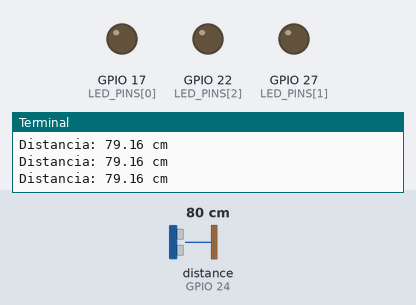
The program below on a simulated Raspberry Pi (BCM pin numbers). On the bench: output pins drawn as LEDs (lit = HIGH), the last lines printed to the terminal. The inputs (shaded band) are chosen by the test bench; at power-on: distance to the obstacle (sensor on GPIO 24) 80 cm. The echo pulse lasts 58.3 µs per cm; threads take turns every 2 ms; the clock reads 2024-03-15 10:24:30 at power-on unless the program sets it; pins used as bus, display or sensor lines are not drawn.

Above: at 1.2 s.
1.3 s: distance to the obstacle (sensor on GPIO 24) set to 2 cm
At 1.46 s:
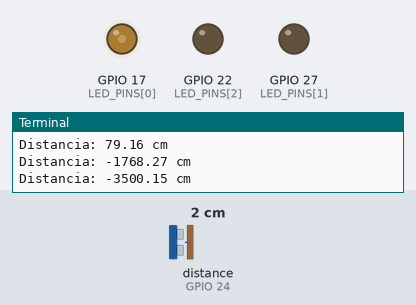
At 1.81 s:
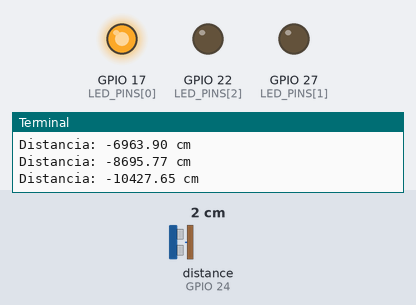
Timing chart, 0 to 10.3 s (numbered marks = the images above; inputs shaded):
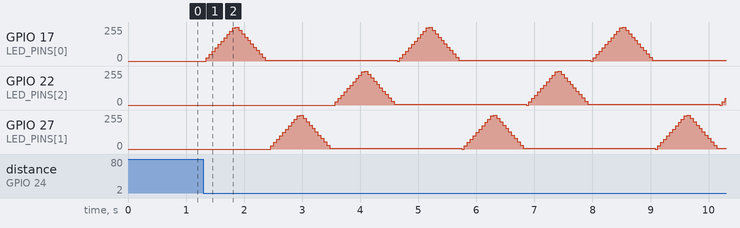

The program:

PruebaV1_sensorDisconPWM.py
```python
import pigpio
import time
import threading

# Configuracion de pines
LED_PINS = [17, 27, 22]                  # Pines de los LEDs
TRIG_PIN = 23                             # Pin TRIG del sensor de distancia
ECHO_PIN = 24                             # Pin ECHO del sensor de distancia

# Conecta a pigpio
pi = pigpio.pi()

# Verifica que la conexion con pigpio fue exitosa
if not pi.connected:
    print("Error al conectar con pigpio daemon")
    exit()

# Configura el pin TRIG como salida y el pin ECHO como entrada
pi.set_mode(TRIG_PIN, pigpio.OUTPUT)
pi.set_mode(ECHO_PIN, pigpio.INPUT)

# Variable global para almacenar la distancia
distancia = 100                           # Inicializamos con un valor alto para que los LEDs inicien apagados
DISTANCIA_ACTIVACION = 30                 # Distancia limite para activar los LEDs
medicion_activa = True                    # Controla el ciclo de medicion

# Funcion para medir distancia continuamente en un hilo separado
def hilo_medicion_distancia():
    global distancia, medicion_activa
    while medicion_activa:
        try:
            # Genera un pulso de 10 microsegundos en el pin TRIG
            pi.write(TRIG_PIN, 1)
            time.sleep(0.00001)               # 10 microsegundos
            pi.write(TRIG_PIN, 0)

            # Temporizador para evitar que el bucle se bloquee
            inicio = time.time()
            timeout = inicio + 0.05           # Timeout de 50ms para evitar bloqueos

            # Espera a que ECHO pase a alto, con timeout
            while pi.read(ECHO_PIN) == 0 and time.time() < timeout:
                inicio = time.time()

            # Espera a que ECHO pase a bajo, con timeout
            timeout = inicio + 0.05           # Otro timeout de 50ms
            while pi.read(ECHO_PIN) == 1 and time.time() < timeout:
                fin = time.time()

            # Calcula el tiempo transcurrido y convierte a distancia
            duracion = fin - inicio
            distancia = (duracion * 34300) / 2  # 34300 cm/s es la velocidad del sonido
            print(f"Distancia: {distancia:.2f} cm")

            # Espera breve antes de la siguiente medicion
            time.sleep(0.1)

        except Exception as e:
            print(f"Error al medir distancia: {e}")
            distancia = 100  # Reinicia distancia a un valor seguro en caso de error

# Inicia el hilo para la medicion de distancia
hilo_distancia = threading.Thread(target=hilo_medicion_distancia)
hilo_distancia.start()

try:
    while True:
        # Si la distancia es menor a DISTANCIA_ACTIVACION, enciende los LEDs con PWM en secuencia
        if distancia < DISTANCIA_ACTIVACION:
            for pin in LED_PINS:
                for brillo in range(0, 256, 25):        # Aumenta el brillo de 0 a 255
                    pi.set_PWM_dutycycle(pin, brillo)
                    time.sleep(0.05)
                for brillo in range(255, -1, -25):      # Reduce el brillo de 255 a 0
                    pi.set_PWM_dutycycle(pin, brillo)
                    time.sleep(0.05)
        else:
            # Si no hay objeto cercano, apaga todos los LEDs
            for pin in LED_PINS:
                pi.set_PWM_dutycycle(pin, 0)           # Asegura que los LEDs esten apagados

except KeyboardInterrupt:
    print("Programa interrumpido")
    medicion_activa = False  # Detenemos el ciclo de medicion

finally:
    # Espera a que el hilo de medicion termine
    hilo_distancia.join()
    # Limpia y desconecta de pigpio
    for pin in LED_PINS:
        pi.set_PWM_dutycycle(pin, 0)                   # Apaga cada LED
    pi.stop()
```
